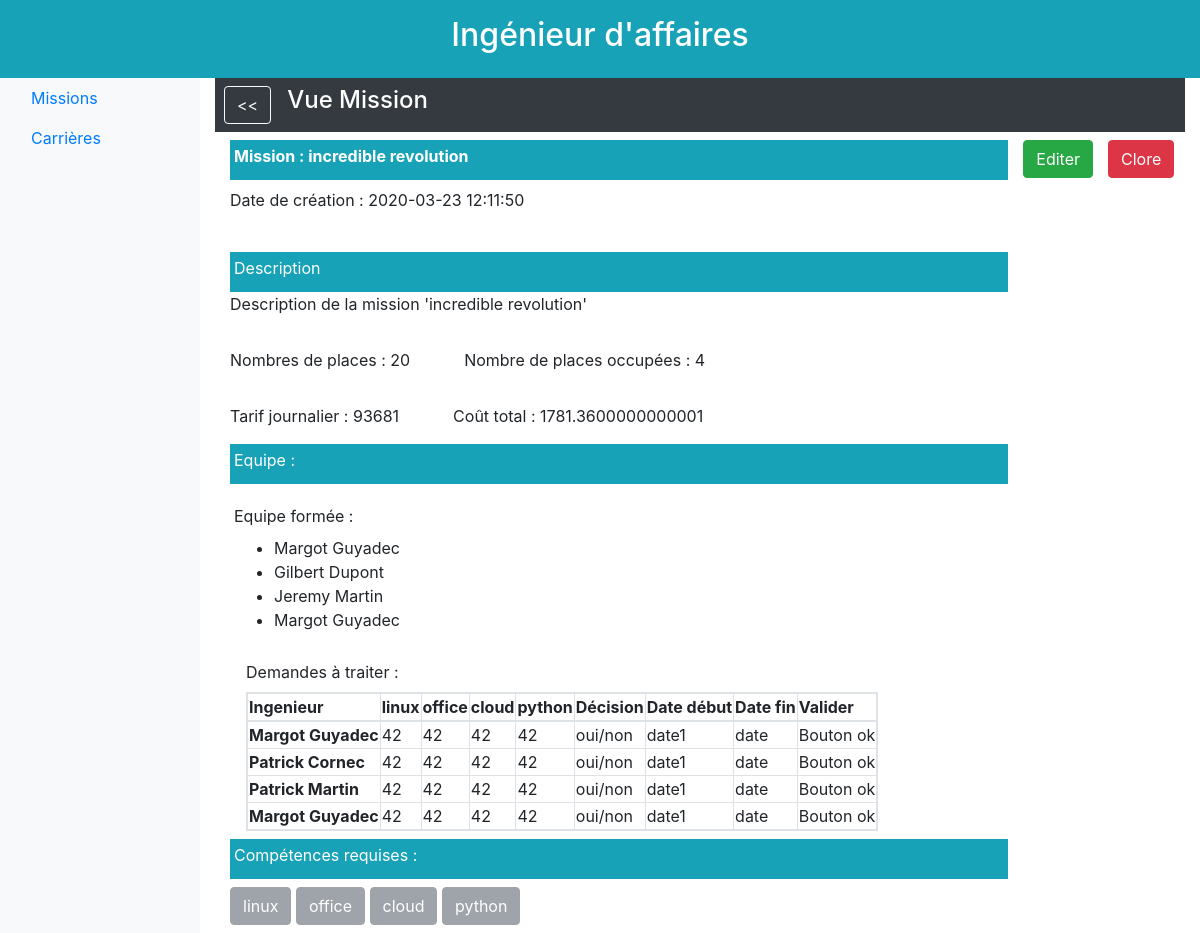
/1/affaire/missions/vue/1/, run on the app's committed database.
### database/models.py (models this page shows)
class Mission(db.Model):
    id = db.Column(db.Integer, primary_key=True)
    titre = db.Column(db.String(64), unique=True)
    description = db.Column(db.Text, unique=True)
    effectifs_max = db.Column(db.Integer)
    prix_vente = db.Column(db.Integer)
    statut = db.Column(db.Text)
    date_creation = db.Column(db.DateTime)
    responsable_id = db.Column(db.Integer, db.ForeignKey('ingenieur.id'))
    souhaits = db.relationship('Souhait', backref='mission', lazy='dynamic')
    besoins = db.relationship('Besoin', backref='mission', lazy='dynamic')
    affectations = db.relationship('Affectation', backref='mission', lazy='dynamic')

class Ingenieur(db.Model):
    id = db.Column(db.Integer, primary_key=True)
    nom_court = db.Column(db.Text, unique=True) #unique ??
    prenom = db.Column(db.Text)
    nom_famille = db.Column(db.Text)
    site = db.Column(db.Text)
    email = db.Column(db.Text, unique=True)
    taux_journalier = db.Column(db.Float)
    statut = db.Column(db.Text) #a traiter, ajouté par mes soins
    estCommercial = db.Column(db.Boolean) #ajouté par mes soins
    certifications = db.relationship('Certification', backref='ingenieur', lazy='dynamic')
    souhaits = db.relationship('Souhait', backref='ingenieur', lazy='dynamic')
    affectations = db.relationship('Affectation', backref='ingenieur', lazy='dynamic')
    responsabilites_missions = db.relationship('Mission', backref='responsable', lazy='dynamic')

class Competence(db.Model):
    id = db.Column(db.Integer, primary_key=True)
    nom = db.Column(db.String(64), unique=True)
    certifications = db.relationship('Certification', backref='competence', lazy='dynamic')
    besoins = db.relationship('Besoin', backref='competence', lazy='dynamic')

### app.py (the view)
@app.route('/<id>/affaire/missions/vue/<missionId>/')
def affaire_mission_vue(id, missionId):
    mission = get_mission_by_id(missionId)
    competences = get_competence_of_mission(missionId)
    equipeForme = get_participants_actuels_of_mission(missionId)
    postulants = get_postulant_by_mission(missionId)
    coutTT = get_cout_of_mission(missionId)
    return render_template("homepage_affaire_mission_vue.html.jinja2"
                           , id=id
                           , mission=mission
                           , competences=competences
                           , equipeForme=equipeForme
                           , postulants=postulants
                           , coutTT=coutTT
                           )

### database/functions.py (called while the page is built)
def get_mission_by_id(mission_id):
    return Mission.query.filter_by(id=mission_id).first()

def get_postulant_by_mission(id_mission):
    return [get_engineer_by_id(s.ingenieur_id) for s in Souhait.query.filter_by(mission_id=id_mission).all()]

def get_participants_actuels_of_mission(mission_id):
    mission = get_mission_by_id(mission_id)
    id_inges = [a.ingenieur_id for a in list(mission.affectations)]
    participants = [get_engineer_by_id(id) for id in id_inges]
    return participants

def get_cout_of_mission(mission_id):
    coutTT = 0
    for inge in get_participants_actuels_of_mission(mission_id):
        coutTT += inge.taux_journalier
    return coutTT

def get_engineer_by_id(engineer_id):
    return Ingenieur.query.filter_by(id=engineer_id).first()

def get_competence_of_mission(mission_id):
    mission = get_mission_by_id(mission_id)
    compe_ids = [b.competence_id for b in list(mission.besoins)]
    compes = [Competence.query.filter_by(id=cid).first() for cid in compe_ids]
    return compes

### templates/homepage_affaire_mission_vue.html.jinja2
{% extends "homepage_affaire.html.jinja2" %}
{% block body %}
    <div class=" mb-2 p-2 bg-dark text-white size-6 font-weight-bold">
        <div class="row">
            <div class="mr-3 ml-3">
                <button type="button" class="btn btn-outline-light"
                        onclick="location.href='/{{ id }}/affaire/missions/aAffecter/';">&lt;&lt;
                </button>
            </div>
            <div class="">
                <h4>Vue Mission</h4>
            </div>
        </div>
    </div>
    <div class="d-flex flex-column">
        <div class="d-flex flex-inline mb-2">
            <div class="col-md-10">
                <div class="col p-1 bg-info text-white size-6 font-weight-bold">
                    <label for="Name">Mission : </label>
                    <label>{{ mission.titre }}</label>
                </div>
            </div>
            <div class="col-md-auto p-0">
                <button type="button" class="btn btn-success"
                        onclick="location.href='/{{ id }}/affaire/missions/vue/{{ mission.id }}/edit/';">Editer
                </button>
            </div>
            <div class="col-md justify-content-end">
                <button type="button" class="btn btn-danger" href="/TODO.php">
                    Clore
                </button>
            </div>
        </div>
        <div class="d-flex flex-inline mb-2">
            <div class="mb-2 col-md-10">
                <div class="form-group">
                    <label for="date">Date de création :</label>
                    <label>{{ mission.date_creation }}</label>
                </div>
            </div>
        </div>
        <div class="d-flex flex-inline mb-2">
            <div class="col-md-10">
                <div class="p-1  bg-info text-white size-6">
                    <label for="description">Description</label>
                </div>
                <div class="form-group">
                    <label>{{ mission.description }}</label>
                </div>
            </div>
        </div>
        <div class="d-flex flex-inline mb-2">
            <div class="col-md-auto mr-auto">
                <div class="form-group">
                    <label for="nbPlace">Nombres de places :</label>
                    <span>{{ mission.effectifs_max }}</span>
                </div>
            </div>
            <div class="col ml-4">
                <div class="size-4">
                    <label for="places">Nombre de places occupées :</label>
                    <span>{{ equipeForme|length }}</span>
                </div>
            </div>
        </div>
        <div class="d-flex flex-inline mb-2">
            <div class="col-md-auto mr-auto">
                <div class=" size-4">
                    <label for="tarif"> Tarif journalier : </label>
                    <span>{{ mission.prix_vente }}</span>
                </div>
            </div>
            <div class="col ml-4">
                <div class="size-4">
                    <label> Coût total :</label>
                    <span>{{ coutTT }}</span>
                </div>
            </div>
        </div>
        <div class="d-flex flex-inline mb-2">
            <div class="col-md-10">
                <div class="p-1  bg-info text-white size-6 mb-2">
                    <label for="equipe">Equipe :</label>
                </div>
            </div>
        </div>
        <div class="d-flex flex-inline mb-2">
            <div class="col-md-6 ">
                <div class="p-1 size-4">
                    <label for="personnes"> Equipe formée : </label>
                    <ul>
                        {% for personne in equipeForme %}
                            <li>{{ personne.prenom }} {{ personne.nom_famille }}</li>
                        {% endfor %}
                    </ul>
                </div>
            </div>
        </div>
        <div class="d-flex flex-inline mb-2">
            <div class="col-md-auto ml-3 size-4">
                <div class="">
                    <label for="places">Demandes à traiter :</label>
                    <table class="table-responsive table-bordered">
                        <thead class="thead-light">
                        <tr>
                            <th scope="col">Ingenieur</th>
                            {% for competence in competences %}
                                <th scope="col">{{ competence.nom }}</th>
                            {% endfor %}
                            <th scope="col">Décision</th>
                            <th scope="col">Date début</th>
                            <th scope="col">Date fin</th>
                            <th scope="col">Valider</th>
                        </tr>
                        </thead>
                        <form action="{{ url_for("process_form_data", id=id, missionId=mission.id) }}"
                              method="post"
                              class="needs-validation" novalidate="">
                            <tbody>
                            {% for postulant in postulants %}
                                <tr>
                                    <th scope="row justify-content-start">{{ postulant.prenom }} {{ postulant.nom_famille }}</th>
                                    {% for competence in competences %}
                                        <td>42</td>
                                    {% endfor %}
                                    <td>oui/non</td>
                                    <td>date1</td>
                                    <td>date</td>
                                    <td>Bouton ok</td>
                                </tr>
                            {% endfor %}
                            </tbody>
                        </form>
                    </table>
                </div>
            </div>
        </div>
        <div class="d-flex flex-inline mb-2">
            <div class="col-md-10">
                <div class="p-1  bg-info text-white size-6 mb-2">
                    <label for="competences">Compétences requises :</label>
                </div>
                {% for competence in competences %}
                    <button type="button" class="btn btn-secondary" disabled>{{ competence.nom }}</button>
                {% endfor %}
            </div>
        </div>
    </div>
{% endblock %}

### data on the page
Mission: titre "incredible revolution", date_creation "2020-03-23 12:11:50", description "Description de la mission 'incredible revolution'", effectifs_max "20", prix_vente "93681"
Ingenieur: prenom "Margot", nom_famille "Guyadec"
Ingenieur: prenom "Gilbert", nom_famille "Dupont"
Ingenieur: prenom "Jeremy", nom_famille "Martin"
Competence: nom "linux"
Competence: nom "office"
Competence: nom "cloud"
Competence: nom "python"
Ingenieur: prenom "Patrick", nom_famille "Cornec"
Ingenieur: prenom "Patrick", nom_famille "Martin"

### other printed values
{{ equipeForme|length }} "4"
{{ coutTT }} "1781.3600000000001"
